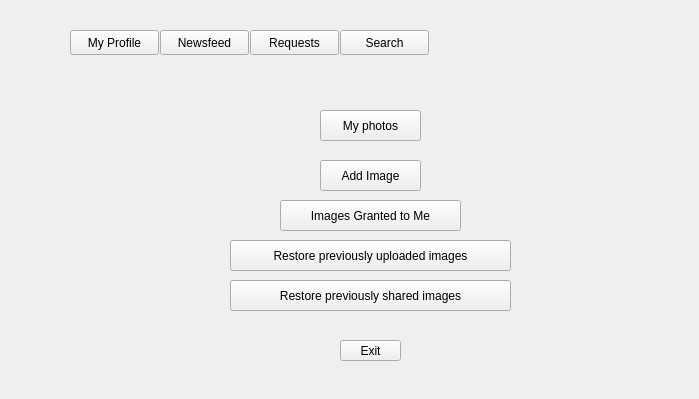
<?xml version="1.0" encoding="UTF-8"?>
<ui version="4.0">
 <class>home</class>
 <widget class="QWidget" name="home">
  <property name="geometry">
   <rect>
    <x>0</x>
    <y>0</y>
    <width>699</width>
    <height>399</height>
   </rect>
  </property>
  <property name="windowTitle">
   <string>Form</string>
  </property>
  <property name="statusTip">
   <string/>
  </property>
  <property name="whatsThis">
   <string/>
  </property>
  <widget class="QPushButton" name="pushButton_3">
   <property name="geometry">
    <rect>
     <x>340</x>
     <y>340</y>
     <width>61</width>
     <height>21</height>
    </rect>
   </property>
   <property name="text">
    <string>Exit</string>
   </property>
  </widget>
  <widget class="QStackedWidget" name="stackedWidget">
   <property name="geometry">
    <rect>
     <x>90</x>
     <y>60</y>
     <width>551</width>
     <height>261</height>
    </rect>
   </property>
   <property name="currentIndex">
    <number>2</number>
   </property>
   <widget class="QWidget" name="page_3">
    <widget class="QListWidget" name="listView">
     <property name="geometry">
      <rect>
       <x>10</x>
       <y>10</y>
       <width>521</width>
       <height>281</height>
      </rect>
     </property>
    </widget>
   </widget>
   <widget class="QWidget" name="page_2">
    <widget class="QPushButton" name="pushButton_13">
     <property name="geometry">
      <rect>
       <x>240</x>
       <y>150</y>
       <width>71</width>
       <height>21</height>
      </rect>
     </property>
     <property name="text">
      <string>Search</string>
     </property>
    </widget>
    <widget class="QLabel" name="label_2">
     <property name="geometry">
      <rect>
       <x>170</x>
       <y>100</y>
       <width>91</width>
       <height>20</height>
      </rect>
     </property>
     <property name="text">
      <string>Visit account</string>
     </property>
    </widget>
    <widget class="QComboBox" name="comboBox">
     <property name="geometry">
      <rect>
       <x>280</x>
       <y>100</y>
       <width>86</width>
       <height>25</height>
      </rect>
     </property>
    </widget>
   </widget>
   <widget class="QWidget" name="page">
    <widget class="QPushButton" name="pushButton_2">
     <property name="geometry">
      <rect>
       <x>230</x>
       <y>50</y>
       <width>101</width>
       <height>31</height>
      </rect>
     </property>
     <property name="text">
      <string>My photos</string>
     </property>
    </widget>
    <widget class="QPushButton" name="pushButton">
     <property name="geometry">
      <rect>
       <x>230</x>
       <y>100</y>
       <width>101</width>
       <height>31</height>
      </rect>
     </property>
     <property name="text">
      <string>Add Image</string>
     </property>
    </widget>
    <widget class="QPushButton" name="pushButton_4">
     <property name="geometry">
      <rect>
       <x>190</x>
       <y>140</y>
       <width>181</width>
       <height>31</height>
      </rect>
     </property>
     <property name="text">
      <string>Images Granted to Me</string>
     </property>
    </widget>
    <widget class="QPushButton" name="pushButton_9">
     <property name="geometry">
      <rect>
       <x>140</x>
       <y>180</y>
       <width>281</width>
       <height>31</height>
      </rect>
     </property>
     <property name="text">
      <string>Restore previously uploaded images</string>
     </property>
    </widget>
    <widget class="QPushButton" name="pushButton_10">
     <property name="geometry">
      <rect>
       <x>140</x>
       <y>220</y>
       <width>281</width>
       <height>31</height>
      </rect>
     </property>
     <property name="text">
      <string>Restore previously shared images</string>
     </property>
    </widget>
   </widget>
   <widget class="QWidget" name="page_4">
    <widget class="QListWidget" name="listView_2">
     <property name="geometry">
      <rect>
       <x>10</x>
       <y>10</y>
       <width>521</width>
       <height>281</height>
      </rect>
     </property>
    </widget>
   </widget>
   <widget class="QWidget" name="page_5">
    <widget class="QListWidget" name="listWidget">
     <property name="geometry">
      <rect>
       <x>0</x>
       <y>31</y>
       <width>271</width>
       <height>221</height>
      </rect>
     </property>
     <property name="wordWrap">
      <bool>true</bool>
     </property>
    </widget>
    <widget class="QListWidget" name="listWidget_2">
     <property name="geometry">
      <rect>
       <x>290</x>
       <y>30</y>
       <width>261</width>
       <height>221</height>
      </rect>
     </property>
     <property name="wordWrap">
      <bool>true</bool>
     </property>
    </widget>
    <widget class="QLabel" name="label">
     <property name="geometry">
      <rect>
       <x>10</x>
       <y>10</y>
       <width>171</width>
       <height>17</height>
      </rect>
     </property>
     <property name="text">
      <string>New Image Requests</string>
     </property>
    </widget>
    <widget class="QLabel" name="label_3">
     <property name="geometry">
      <rect>
       <x>290</x>
       <y>10</y>
       <width>171</width>
       <height>17</height>
      </rect>
     </property>
     <property name="text">
      <string>Update Quota Requests</string>
     </property>
    </widget>
   </widget>
  </widget>
  <widget class="QPushButton" name="pushButton_8">
   <property name="geometry">
    <rect>
     <x>340</x>
     <y>30</y>
     <width>89</width>
     <height>25</height>
    </rect>
   </property>
   <property name="autoFillBackground">
    <bool>false</bool>
   </property>
   <property name="styleSheet">
    <string notr="true"> Switch view

    QPushButton{ background-color: rgb(179, 179, 179); }
    QPushButton:pressed{background-color: rgb(0, 0, 255); }</string>
   </property>
   <property name="text">
    <string>Search</string>
   </property>
  </widget>
  <widget class="QPushButton" name="pushButton_5">
   <property name="geometry">
    <rect>
     <x>70</x>
     <y>30</y>
     <width>89</width>
     <height>25</height>
    </rect>
   </property>
   <property name="autoFillBackground">
    <bool>false</bool>
   </property>
   <property name="styleSheet">
    <string notr="true"> Switch view

    QPushButton{ background-color: rgb(179, 179, 179); }
    QPushButton:pressed{background-color: rgb(0, 0, 255); }</string>
   </property>
   <property name="text">
    <string>My Profile</string>
   </property>
  </widget>
  <widget class="QPushButton" name="pushButton_6">
   <property name="geometry">
    <rect>
     <x>160</x>
     <y>30</y>
     <width>89</width>
     <height>25</height>
    </rect>
   </property>
   <property name="autoFillBackground">
    <bool>false</bool>
   </property>
   <property name="styleSheet">
    <string notr="true"> Switch view

    QPushButton{ background-color: rgb(179, 179, 179); }
    QPushButton:pressed{background-color: rgb(0, 0, 255); }</string>
   </property>
   <property name="text">
    <string>Newsfeed</string>
   </property>
  </widget>
  <widget class="QPushButton" name="pushButton_7">
   <property name="geometry">
    <rect>
     <x>250</x>
     <y>30</y>
     <width>89</width>
     <height>25</height>
    </rect>
   </property>
   <property name="autoFillBackground">
    <bool>false</bool>
   </property>
   <property name="styleSheet">
    <string notr="true"> Switch view

    QPushButton{ background-color: rgb(179, 179, 179); }
    QPushButton:pressed{background-color: rgb(0, 0, 255); }</string>
   </property>
   <property name="text">
    <string>Requests</string>
   </property>
  </widget>
 </widget>
 <resources/>
 <connections/>
</ui>
